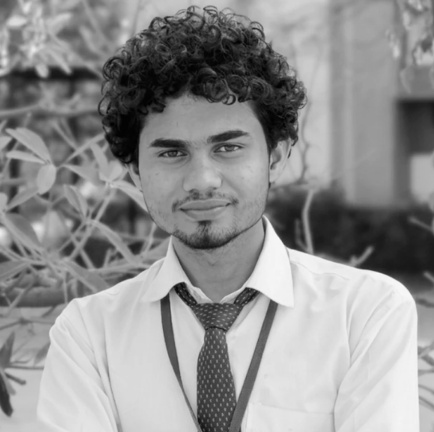
#> input picture CV_Unit_II_Assignment/13_Magnitude_Spectrum/input.jpg, 434 x 432 px
$ python program.py
#> lines starting #> are read from the running program, lines starting #| are printed output that depends on the picture
import cv2
import numpy as np

image = cv2.imread("input.jpg", cv2.IMREAD_GRAYSCALE)
#> image is the input picture: shape (432, 434); min 0, max 250, mean 144.7
if image is None:
    raise FileNotFoundError("input.jpg not found")

dft = cv2.dft(np.float32(image), flags=cv2.DFT_COMPLEX_OUTPUT)
shifted = np.fft.fftshift(dft)

magnitude = cv2.magnitude(shifted[:, :, 0], shifted[:, :, 1])
spectrum = 20 * np.log(magnitude + 1)
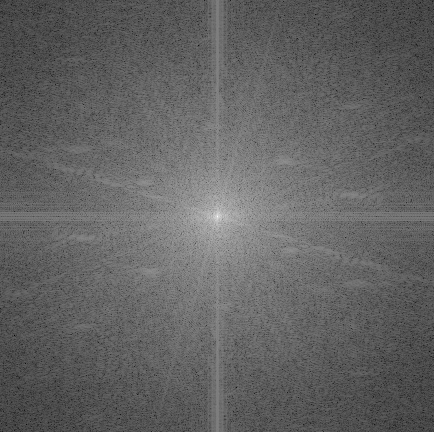
#> spectrum: shape (432, 434) float32; min 16.98, max 342.3, mean 143.3; drawn with min black and max white
spectrum = cv2.normalize(spectrum, None, 0, 255, cv2.NORM_MINMAX).astype(np.uint8)

cv2.imwrite("output.png", spectrum)
